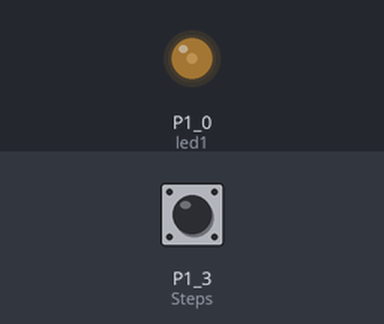
Simulated run of this sketch. Board: TI MSP430 LaunchPad. Parts: output pins drawn as LEDs (lit = HIGH). Inputs (shaded band) come from the test bench; at power-on: P1_3 (Steps) HIGH. What the sketch prints to the serial monitor is not drawn.

Above: at 1.2 s.
1.3 s: P1_3 (Steps) pulled LOW for 0.15 s
At 1.42 s:
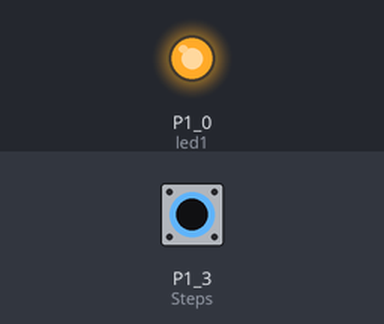
2.9 s: P1_3 (Steps) pulled LOW for 1 s
At 3.3 s:
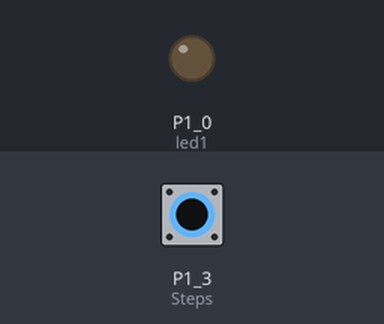
5.4 s: P1_3 (Steps) pulled LOW for 1 s
At 7.5 s:
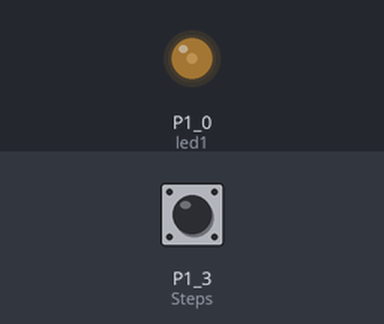
Timing chart, 0 to 9.0 s (numbered marks = the images above; inputs shaded):
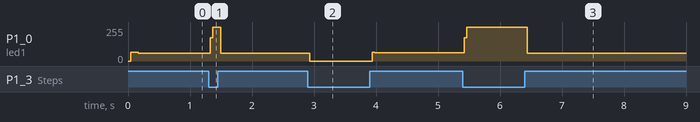

Measured:
- after the input at 1.3 s, P1_0 (led1): 59/255 → 255/255 at once, → 59/255 0.17 s later
- after the input at 2.9 s, P1_0 (led1): 59/255 → 0/255 at once, → 61/255 1.0 s later
- after the input at 5.4 s, P1_0 (led1): 61/255 → 255/255 at once, → 59/255 1.0 s later

The sketch:

calories_task.ino
```cpp
const int Steps = PUSH2;
const int led1 = RED_LED;


int StepsCounter=0;
int StepsState = 0;
int LastStepsState=0;

void setup() {
  // put your setup code here, to run once:
  pinMode(Steps,INPUT_PULLUP);
  pinMode(led1,OUTPUT);

  Serial.begin(115200);

}

void loop() {

  // put your main code here, to run repeatedly:

  StepsState = digitalRead(Steps);

  if (StepsState != LastStepsState) {
    if (StepsState == HIGH) {
      StepsCounter++;
      Serial.println ("person detected");
      Serial.print("number of steps = ");
      Serial.print(StepsCounter);
    }
  }
    else {
      Serial.print("person not detected");
    }

   StepsState = LastStepsState;

  if (StepsCounter % 4 == 0) {
    Serial.print("4kg calories decrese");
    digitalWrite(led1 , HIGH);
  }
  else{
    digitalWrite(led1 , LOW);

  }
  }
```
